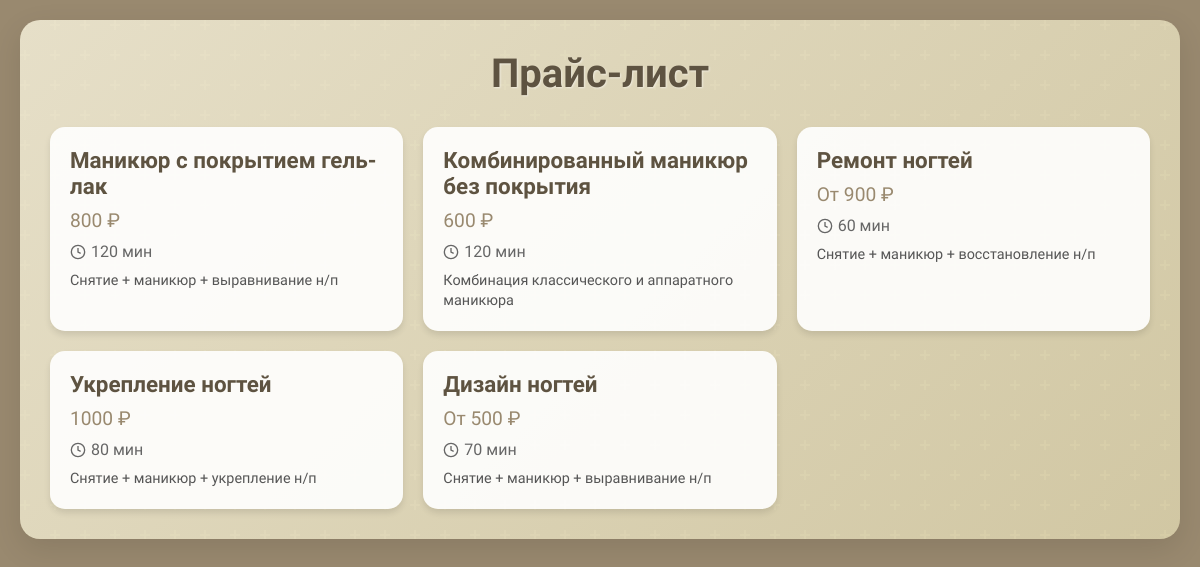
/services, run on the app's committed database.
### src/models.py (models this page shows)
class Service(Base):
    __tablename__ = "services"
    id = Column(Integer, primary_key=True, index=True)
    name = Column(String, nullable=False)
    description = Column(String, nullable=True)
    duration = Column(Integer, nullable=False)
    price = Column(Integer, nullable=False)
    image_url = Column(String, nullable=True)
    is_price_from = Column(Boolean, default=False)
    appointments = relationship('Appointment', secondary='appointment_service_association', back_populates='services')

### src/pages/router.py (the view)
@router.get("/services", response_class=HTMLResponse)
async def get_services(request: Request, user_id: int = None):
    data_page = {"request": request, "access": True, "title": "Прайс-лист"}
    with get_db() as db:
        services = db.query(Service).all()
    data_page['services'] = services
    return templates.TemplateResponse("services.html", data_page)

### src/database/db.py (called while the page is built)
@contextmanager
def get_db():
    db = SessionLocal()
    try:
        yield db
    finally:
        db.close()

### src/templates/services.html (shortened to what this page needs)
{% extends "base.html" %}
{% block styles %}
<link rel="stylesheet" href="/static/css/services.css">
{% endblock %}
{% block content %}
<div class="container">
    <h1>{{ title }}</h1>
    {% if access %}
    <div class="services-grid">
      {% for service in services %}
      <div class="service-card" data-id="{{ service.id }}">
        <div class="service-name">{{ service.name }}</div>
        <div class="service-price">
          {% if service.is_price_from %}
          От {{ service.price }} ₽
          {% else %}
          {{ service.price }} ₽
          {% endif %}
        </div>
        <div class="service-duration">
          <svg viewBox="0 0 24 24" fill="none" stroke="currentColor" stroke-width="2">
            <circle cx="12" cy="12" r="10"/>
            <path d="M12 6v6l4 2"/>
          </svg>
          {{ service.duration }} мин
        </div>
        <div class="service-description">{{ service.description }}</div>
      </div>
      {% endfor %}
    </div>
</div>
{% else %}
<p>{{ message }}</p>
{% endif %}
{% endblock %}

### src/templates/base.html (shortened to what this page needs)
<!DOCTYPE html>
<html lang="ru">
<head>
    {% block styles %}{% endblock %}
</head>
<body>
{% block content %} {% endblock %}
</body>
</html>

### src/static/css/services.css (style rules this page uses)
:root { --primary-color: #99896f; --secondary-color: #b3a88f; --background-color: #99896f; --text-color: #333333; --title-color: #5e5341; --form-background: linear-gradient(135deg, #e6dfc8 0%, #d1c7a3 100%); --card-background: rgba(255, 255, 255, 0.9); }
* { box-sizing: border-box; margin: 0; padding: 0; }
html, body { height: 100%; }
body { font-family: 'El Messiri', sans-serif; color: var(--text-color); background: var(--background-color); padding: 20px; }
.container { max-width: 1200px; margin: 0 auto; background: var(--form-background); padding: 30px; border-radius: 20px; box-shadow: 0 10px 30px rgba(0,0,0,0.1); background-blend-mode: overlay; animation: fadeIn 0.8s ease-out; }
h1 { color: var(--title-color); text-align: center; margin-bottom: 30px; font-weight: 700; font-size: 2.5rem; text-shadow: 1px 1px 2px rgba(255,255,255,0.5); }
.services-grid { display: grid; grid-template-columns: repeat(auto-fit, minmax(280px, 1fr)); gap: 20px; }
.service-card { background-color: var(--card-background); border-radius: 15px; padding: 20px; box-shadow: 0 4px 6px rgba(0,0,0,0.1); transition: transform 0.3s ease, box-shadow 0.3s ease; }
.service-name { color: var(--title-color); font-size: 1.4rem; font-weight: 600; margin-bottom: 10px; }
.service-price { font-size: 1.2rem; color: var(--primary-color); font-weight: 500; margin-bottom: 10px; }
.service-duration { font-size: 1rem; color: #666; display: flex; align-items: center; gap: 5px; }
.service-duration svg { width: 16px; height: 16px; }
.service-description { margin-top: 10px; font-size: 0.9rem; line-height: 1.4; color: #555; }

### data on the page
Service: name "Маникюр с покрытием гель-лак", price "800", duration "120", description "Снятие + маникюр + выравнивание н/п"
Service: name "Комбинированный маникюр без покрытия", price "600", duration "120", description "Комбинация классического и аппаратного маникюра"
Service: name "Ремонт ногтей", price "900", duration "60", description "Снятие + маникюр + восстановление н/п"
Service: name "Укрепление ногтей", price "1000", duration "80", description "Снятие + маникюр + укрепление н/п"
Service: name "Дизайн ногтей", price "500", duration "70", description "Снятие + маникюр + выравнивание н/п"

### other printed values
{{ title }} "Прайс-лист"
